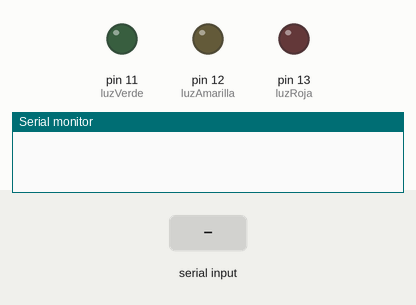
Bench run of a sketch on a simulated Arduino Uno, built with avr-gcc and run on an emulated ATmega328P. Shown: output pins drawn as LEDs (lit = HIGH), the last lines printed to the serial monitor. Dashed ring = blinking. The inputs (shaded band) are chosen by the test bench.

Above: at 1.2 s.
1.3 s: "9" received over Serial
At 1.7 s:
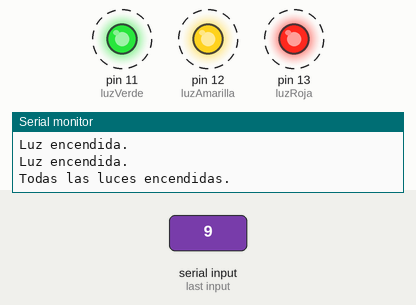
4.3 s: "1" received over Serial
7.3 s: "3" received over Serial
At 8.0 s:
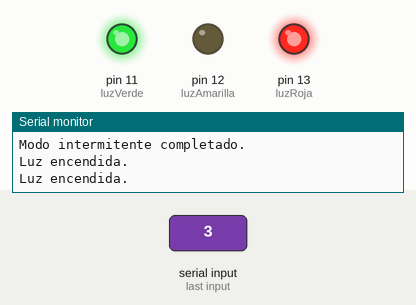
8.8 s: "2" received over Serial
At 9.2 s:
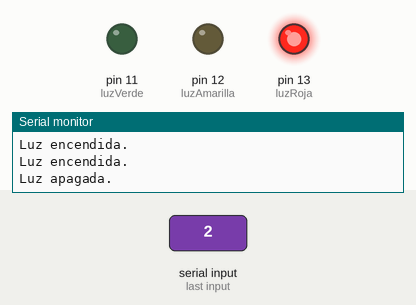
10.3 s: "5" received over Serial
At 11.5 s:
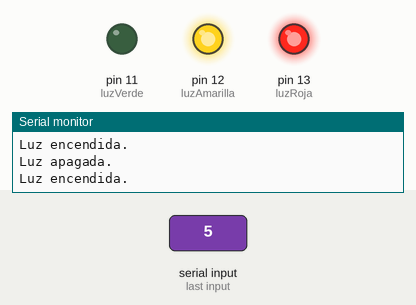
11.8 s: "4" received over Serial
At 12.6 s:
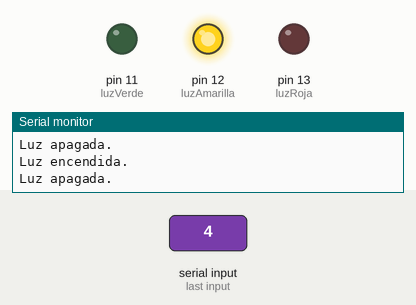
Timing chart, 0 to 14.3 s (numbered marks = the images above; inputs shaded):
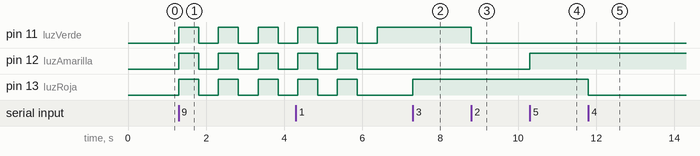

The sketch:

Turn_light_on__and_off.ino
```cpp
const int luzVerde = 11;
const int luzRoja = 13;
const int luzAmarilla = 12;

void setup() {
  // Configurar los pines como salida
  pinMode(luzVerde, OUTPUT);
  pinMode(luzRoja, OUTPUT);
  pinMode(luzAmarilla, OUTPUT);

  // Inicializar el monitor serial
  Serial.begin(9600);
}

void loop() {

  if (Serial.available()) {
    char comando = Serial.read();

    switch (comando) {
      case '1':
        encenderLuz(luzVerde);
        break;
      case '2':
        apagarLuz(luzVerde);
        break;
      case '3':
        encenderLuz(luzRoja);
        break;
      case '4':
        apagarLuz(luzRoja);
        break;
      case '5':
        encenderLuz(luzAmarilla);
        break;
      case '6':
        apagarLuz(luzAmarilla);
        break;
      case '7':
        encenderTodasLasLuces();
        break;
      case '8':
        apagarTodasLasLuces();
        break;
      case '9':
        modoIntermitente();
        break;
      default:
        Serial.println("Comando no válido. Introduzca un número del 1 al 9.");
        break;
    }
  }
}


void encenderLuz(int luz) {
  digitalWrite(luz, HIGH);
  Serial.println("Luz encendida.");
}

void apagarLuz(int luz) {
  digitalWrite(luz, LOW);
  Serial.println("Luz apagada.");
}


void encenderTodasLasLuces() {
  encenderLuz(luzVerde);
  encenderLuz(luzRoja);
  encenderLuz(luzAmarilla);
  Serial.println("Todas las luces encendidas.");
}

void apagarTodasLasLuces() {
  apagarLuz(luzVerde);
  apagarLuz(luzRoja);
  apagarLuz(luzAmarilla);
  Serial.println("Todas las luces apagadas.");
}


void modoIntermitente() {
  for (int i = 0; i < 5; i++) {
    encenderTodasLasLuces();
    delay(500);
    apagarTodasLasLuces();
    delay(500);
  }
  Serial.println("Modo intermitente completado.");
}
```

Measured:
- after the input at 1.3 s, pin 11 (luzVerde), pin 12 (luzAmarilla), pin 13 (luzRoja): alternates HIGH for 0.51 s and LOW for 0.50 s, starting at once
- after the input at 7.3 s, pin 13 (luzRoja): LOW → HIGH at once
- after the input at 8.8 s, pin 11 (luzVerde): HIGH → LOW at once
- after the input at 10.3 s, pin 12 (luzAmarilla): LOW → HIGH at once
- after the input at 11.8 s, pin 13 (luzRoja): HIGH → LOW at once
